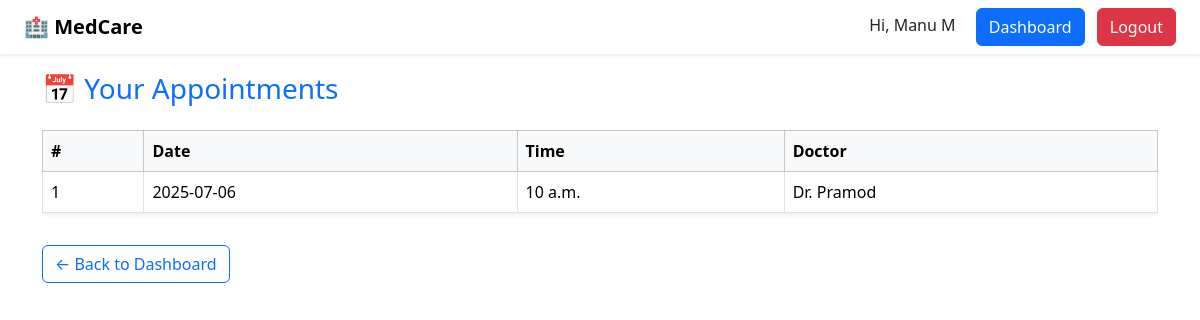
/patient/appointments/ (signed in), run on the app's committed database.
### core/models.py (models this page shows, shortened)
class Appointment(models.Model):
    patient = models.ForeignKey(Patient, on_delete=models.CASCADE)
    doctor = models.ForeignKey(Doctor, on_delete=models.CASCADE)
    date = models.DateField()
    time = models.TimeField()
    status = models.CharField(max_length=20, default='Scheduled')
    STATUS_CHOICES = [
        ('Scheduled', 'Scheduled'),
        ('Completed', 'Completed'),
    ]
    status = models.CharField(
        max_length=20, choices=STATUS_CHOICES, default='Scheduled')

class Doctor(models.Model):
    user = models.OneToOneField(User, on_delete=models.CASCADE)
    specialization = models.CharField(max_length=100)

### core/views.py (the view)
# urls.py: path('patient/appointments/', views.patient_appointments,
@login_required
def patient_appointments(request):
    if request.user.userprofile.role != 'patient':
        return redirect('dashboard')  # block other roles
    patient = request.user.patient
    appointments = Appointment.objects.filter(
        patient=patient).order_by('date', 'time')
    return render(request, 'patient_appointments.html', {'appointments': appointments})

### core/templates/patient_appointments.html
{% extends 'base.html' %} {% block content %}
<div class="container mt-5 pt-4">
  <h3 class="mb-4 text-primary">📅 Your Appointments</h3>
  {% if appointments %}
  <div class="table-responsive">
    <table class="table table-bordered shadow-sm bg-white">
      <thead class="table-light">
        <tr>
          <th>#</th>
          <th>Date</th>
          <th>Time</th>
          <th>Doctor</th>
        </tr>
      </thead>
      <tbody>
        {% for appt in appointments %}
        <tr>
          <td>{{ forloop.counter }}</td>
          <td>{{ appt.date|date:"Y-m-d" }}</td>
          <td>{{ appt.time }}</td>
          <td>{{ appt.doctor.user.get_full_name }}</td>
        </tr>
        {% endfor %}
      </tbody>
    </table>
  </div>
  {% else %}
  <div class="alert alert-info">No appointments scheduled yet.</div>
  {% endif %}
  <a href="{% url 'dashboard' %}" class="btn btn-outline-primary mt-3">
    ← Back to Dashboard
  </a>
</div>
{% endblock %}

### core/templates/base.html (shortened to what this page needs)
<!DOCTYPE html>
<html lang="en">
  <head>
    {% load static %}
    <link rel="stylesheet" href="{% static 'css/style.css' %}" />
    <link
      href="https://cdn.jsdelivr.net/npm/bootstrap@5.3.7/dist/css/bootstrap.min.css"
      rel="stylesheet"
    />
  </head>
  <body>
    <header>
      <nav
        class="navbar navbar-expand-lg navbar-light px-4 fixed-top shadow-sm bg-white"
      >
        <a class="logoName" href="/">🏥 MedCare</a>
        <div class="ms-auto">
          {% if user.is_authenticated %}
          <span class="me-3">Hi, {{ user.first_name }}</span>
          <a href="{% url 'dashboard' %}" class="btn btn-primary me-2"
            >Dashboard</a
          >
          <a href="{% url 'logout' %}" class="btn btn-danger">Logout</a>
          {% else %}
          <a href="{% url 'login' %}" class="btn btn-outline-primary me-2"
            >Login</a
          >
          <a href="{% url 'signup' %}" class="btn btn-primary">Register</a>
          {% endif %}
        </div>
      </nav>
    </header>
    {% block content %} {% endblock %}
  </body>
</html>

### core/static/css/style.css (style rules this page uses)
* { margin: 0; padding: 0; box-sizing: border-box; }
nav { background-color: transparent; box-shadow: none; }
body { background-color: yellow ; font-family: 'Segoe UI', sans-serif; margin: 0; padding: 0; }
header { margin: 0; padding: 0; }
.container { max-width: 1000px; margin: auto; padding: 20px; }
.logoName { font-size: 20px; font-weight: 800; color: black; text-decoration: none; }

### data on the page
Appointment: date "2025-07-06", time "10 a.m.", doctor.user.get_full_name "Dr. Pramod"

### other printed values
{{ user.first_name }} "Manu M"
